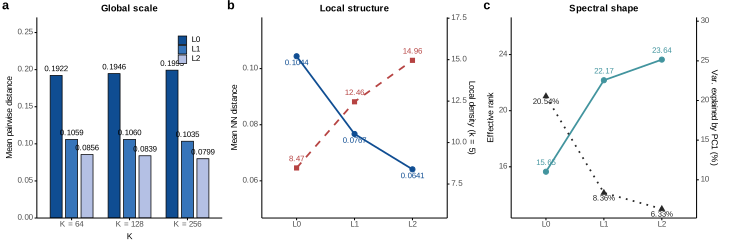

Here is the R script that generated this plot:
# codebook_geometry_r.R
# R version of the 3-panel codebook geometry figure, SS 1.2 evidence
# Panel a - mean pairwise distance across unified codebook sizes
# Panel b - K=128 NN distance down + local density k=5 up
# Panel c - K=128 effective rank up + PC1 variance share down

suppressMessages({
  library(ggplot2)
  library(patchwork)
})

theme_set(
  theme_classic(base_size = 6.5, base_family = "Arial") +
    theme(
      axis.line = element_line(linewidth = 0.35, colour = "black"),
      axis.ticks = element_line(linewidth = 0.35, colour = "black"),
      axis.text = element_text(size = 5.8),
      axis.title = element_text(size = 6.2),
      legend.title = element_blank(),
      legend.text = element_text(size = 5.8),
      legend.key.size = unit(2.4, "mm"),
      legend.position = "bottom",
      plot.title = element_text(size = 6.8, face = "bold", hjust = 0.5,
                                margin = margin(b = 1.5)),
      panel.grid = element_blank(),
      plot.margin = margin(2, 4, 2, 2, "pt")
    )
)

BLUE_DARK <- "#0F4D92"
BLUE_MID <- "#3775BA"
BLUE_SOFT <- "#B4C0E4"
BLACK <- "#272727"
RED <- "#B64342"
TEAL <- "#42949E"

# ---- Panel a: pairwise distance grouped bars ----
dfa <- data.frame(
  K = rep(c("K = 64", "K = 128", "K = 256"), each = 3),
  layer = rep(c("L0", "L1", "L2"), 3),
  value = c(0.1922, 0.1059, 0.0856,
            0.1946, 0.1060, 0.0839,
            0.1993, 0.1035, 0.0799)
)
dfa$layer <- factor(dfa$layer, levels = c("L0", "L1", "L2"))
dfa$K <- factor(dfa$K, levels = c("K = 64", "K = 128", "K = 256"))

pa <- ggplot(dfa, aes(x = K, y = value, fill = layer)) +
  geom_col(position = position_dodge(width = 0.8), width = 0.62,
           colour = "black", linewidth = 0.25) +
  geom_text(aes(label = sprintf("%.4f", value)),
            position = position_dodge(width = 0.8),
            size = 2.0, vjust = -0.55) +
  scale_fill_manual(values = c(L0 = BLUE_DARK, L1 = BLUE_MID, L2 = BLUE_SOFT)) +
  scale_y_continuous(limits = c(0, 0.26), expand = expansion(mult = c(0, 0.04))) +
  labs(y = "Mean pairwise distance", title = "Global scale") +
  theme(legend.position = c(0.82, 0.85),
        legend.background = element_blank())

# ---- Panel b: NN distance (left) + local density (right) ----
dfb <- data.frame(
  layer = c("L0", "L1", "L2"),
  nn = c(0.1044, 0.0767, 0.0641),
  dens = c(8.47, 12.46, 14.96)
)
dfb$layer <- factor(dfb$layer, levels = c("L0", "L1", "L2"))
dens_span <- (0.115 - 0.05) / (17 - 6)  # rescale density into nn axis range
dfb$dens_y <- 0.05 + (dfb$dens - 6) * dens_span

pb <- ggplot(dfb, aes(x = layer)) +
  geom_line(aes(y = nn, group = 1), colour = BLUE_DARK, linewidth = 0.6) +
  geom_point(aes(y = nn), colour = BLUE_DARK, size = 1.4) +
  geom_text(aes(y = nn, label = sprintf("%.4f", nn)),
            colour = BLUE_DARK, size = 2.0, vjust = 1.8) +
  geom_line(aes(y = dens_y, group = 1),
            colour = RED, linewidth = 0.6, linetype = "dashed") +
  geom_point(aes(y = dens_y), colour = RED, size = 1.4, shape = 15) +
  geom_text(aes(y = dens_y, label = sprintf("%.2f", dens)),
            colour = RED, size = 2.0, vjust = -1.0) +
  scale_y_continuous(
    name = "Mean NN distance",
    limits = c(0.05, 0.115),
    sec.axis = sec_axis(~ 6 + (. - 0.05) / dens_span,
                        name = "Local density (k = 5)")
  ) +
  labs(title = "Local structure", x = NULL)

# ---- Panel c: effective rank (left) + PC1 variance (right) ----
dfc <- data.frame(
  layer = c("L0", "L1", "L2"),
  rank = c(15.65, 22.17, 23.64),
  pc1 = c(20.54, 8.36, 6.33)
)
dfc$layer <- factor(dfc$layer, levels = c("L0", "L1", "L2"))

pc <- ggplot(dfc, aes(x = layer)) +
  geom_line(aes(y = rank, group = 1), colour = TEAL, linewidth = 0.6) +
  geom_point(aes(y = rank), colour = TEAL, size = 1.4) +
  geom_text(aes(y = rank, label = sprintf("%.2f", rank)),
            colour = TEAL, size = 2.0, vjust = -1.0) +
  geom_line(aes(y = 13 + (pc1 - 6.33) * (26 - 13) / (25 - 2), group = 1),
            colour = BLACK, linewidth = 0.6, linetype = "dotted") +
  geom_point(aes(y = 13 + (pc1 - 6.33) * (26 - 13) / (25 - 2)),
             colour = BLACK, size = 1.4, shape = 17) +
  geom_text(aes(y = 13 + (pc1 - 6.33) * (26 - 13) / (25 - 2),
                label = sprintf("%.2f%%", pc1)),
            colour = BLACK, size = 2.0, vjust = 1.6) +
  scale_y_continuous(
    name = "Effective rank",
    limits = c(13, 26),
    sec.axis = sec_axis(~ 6.33 + (. - 13) * (25 - 2) / (26 - 13),
                        name = "Var. explained by PC1 (%)")
  ) +
  labs(title = "Spectral shape", x = NULL)

# ---- Compose ----
fig <- (pa | pb | pc) + plot_annotation(tag_levels = "a") &
  theme(plot.tag = element_text(size = 9, face = "bold"),
        plot.tag.position = c(0, 1))

save_pub_r <- function(plot, filename, width_mm = 186, height_mm = 63, dpi = 600) {
  w <- width_mm / 25.4
  h <- height_mm / 25.4
  svglite::svglite(paste0(filename, ".svg"), width = w, height = h)
  print(plot)
  dev.off()
  grDevices::cairo_pdf(paste0(filename, ".pdf"), width = w, height = h, family = "Arial")
  print(plot)
  dev.off()
  ragg::agg_tiff(paste0(filename, ".tiff"), width = w, height = h, units = "in", res = dpi)
  print(plot)
  dev.off()
  cat("saved svg/pdf/tiff\n")
}

save_pub_r(fig, "codebook_geometry_r")
